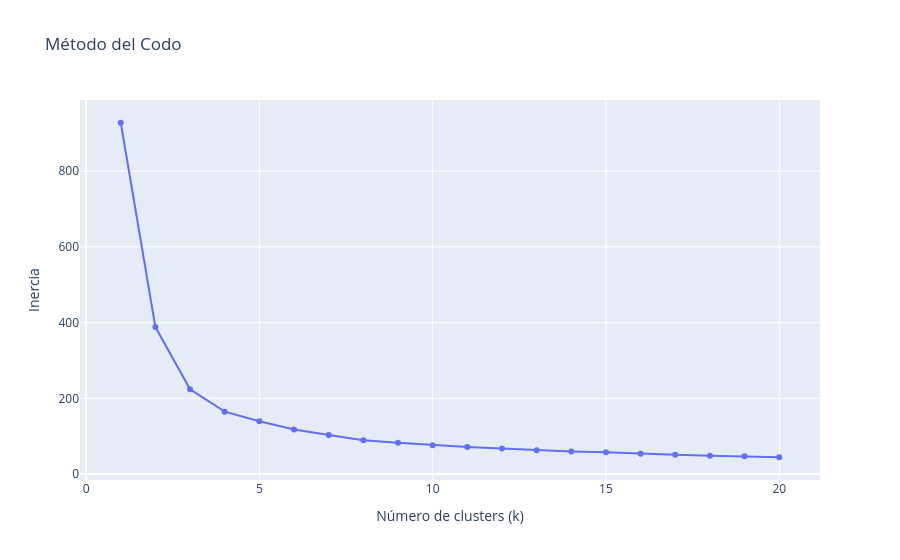

The notebook cell this image was saved under:
### Markdown cell above
**Respuesta:**

### Code cell
from sklearn.cluster import KMeans  # noqa: F401

inertias = []
k_values = range(1, 21)

for k in k_values:
    pipeline_kmeans = Pipeline(
        [("Preprocesamiento", preprocessor), ("KMeans", KMeans(n_clusters=k, random_state=0, n_init=10))]
    )
    pipeline_kmeans.fit(df_retail)
    inertias.append(pipeline_kmeans["KMeans"].inertia_)

fig = px.line(
    x=list(k_values),
    y=inertias,
    markers=True,
    title="Método del Codo",
    labels={"x": "Número de clusters (k)", "y": "Inercia"},
)
fig.show()

### Figure 1 — Plotly figure (JSON) as saved in the notebook; plotly's stock layout.template omitted (floating-point values rounded to 4 significant figures)
{"data": [{"hovertemplate": "Número de clusters (k)=%{x}<br>Inercia=%{y}<extra></extra>", "legendgroup": "", "line": {"color": "#636efa", "dash": "solid"}, "marker": {"symbol": "circle"}, "mode": "lines+markers", "name": "", "orientation": "v", "showlegend": false, "type": "scatter", "x": [1, 2, 3, 4, 5, 6, 7, 8, 9, 10, 11, 12, 13, 14, 15, 16, 17, 18, 19, 20], "xaxis": "x", "y": [927.6, 388.2, 224.1, 164.8, 139.8, 118.0, 103.1, 89.51, 82.58, 76.35, 71.65, 67.37, 63.13, 59.64, 57.42, 53.51, 51.22, 48.78, 47.01, 44.53], "yaxis": "y"}], "layout": {"legend": {"tracegroupgap": 0}, "title": {"text": "Método del Codo"}, "xaxis": {"anchor": "y", "domain": [0, 1], "title": {"text": "Número de clusters (k)"}}, "yaxis": {"anchor": "x", "domain": [0, 1], "title": {"text": "Inercia"}}}}
